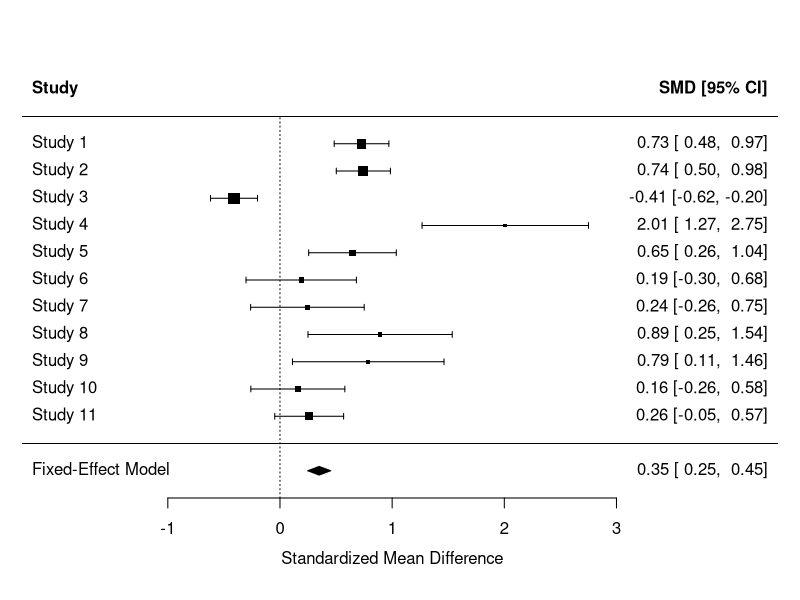
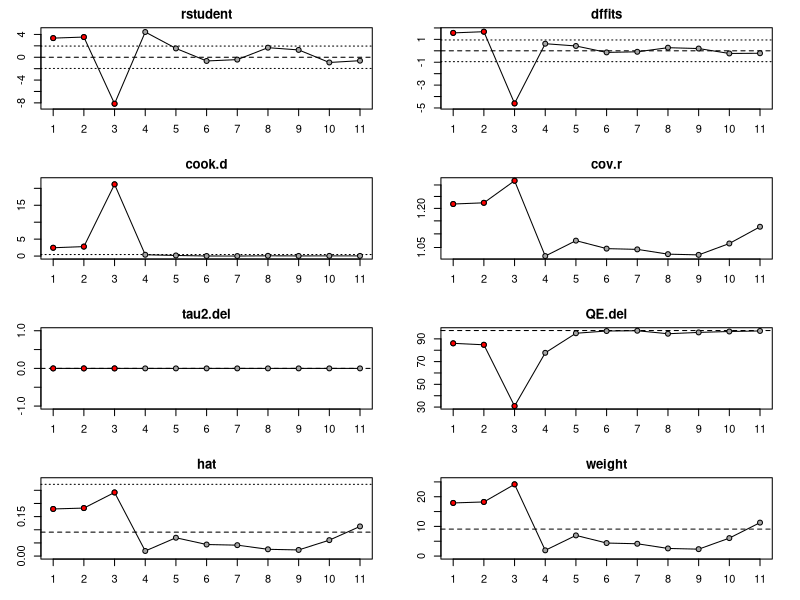
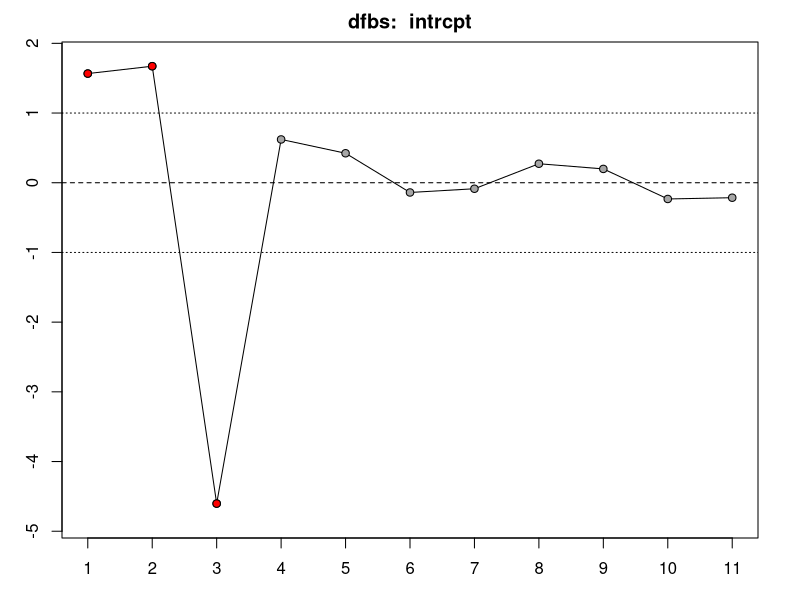
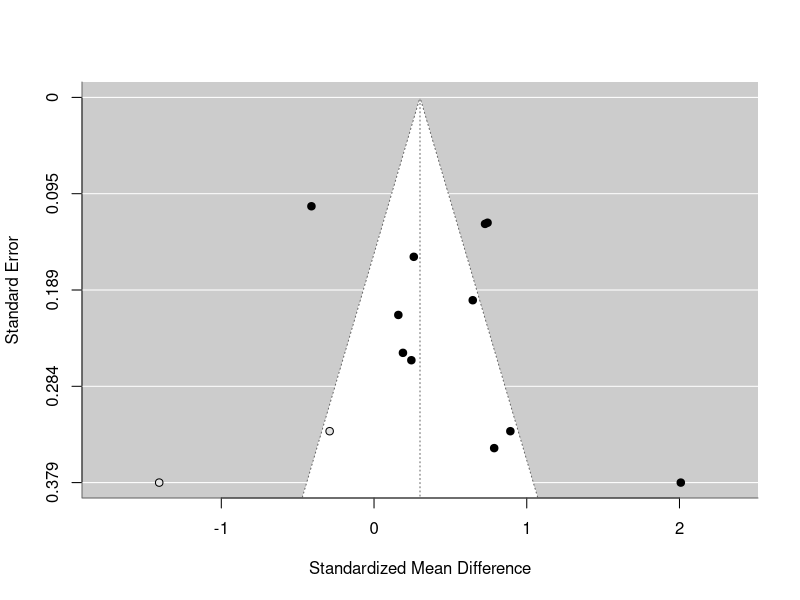
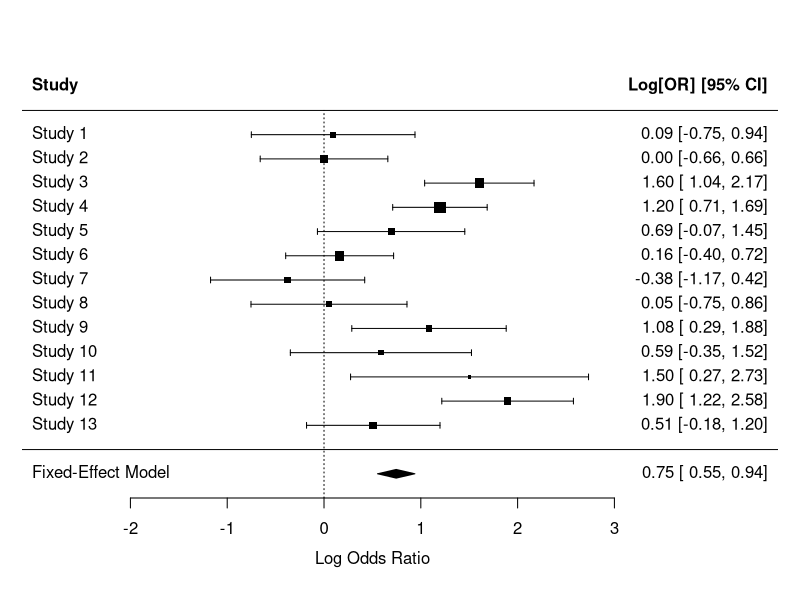
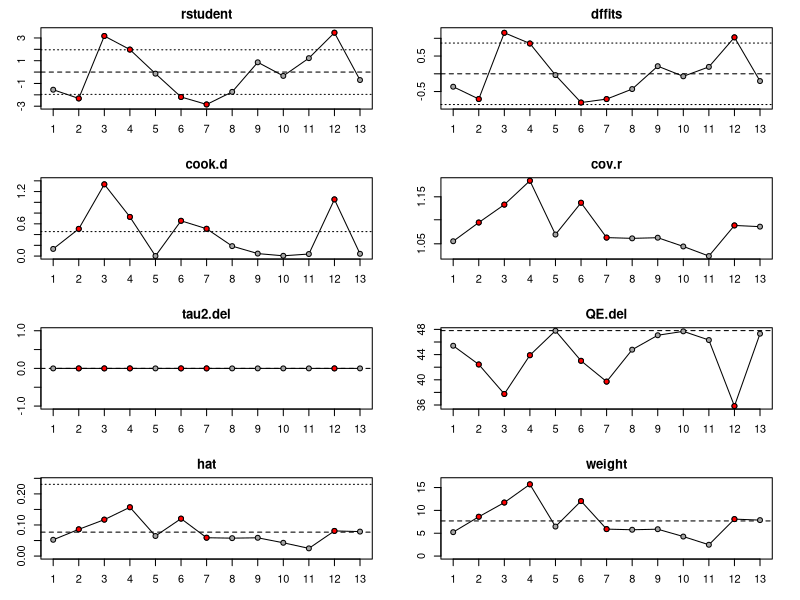
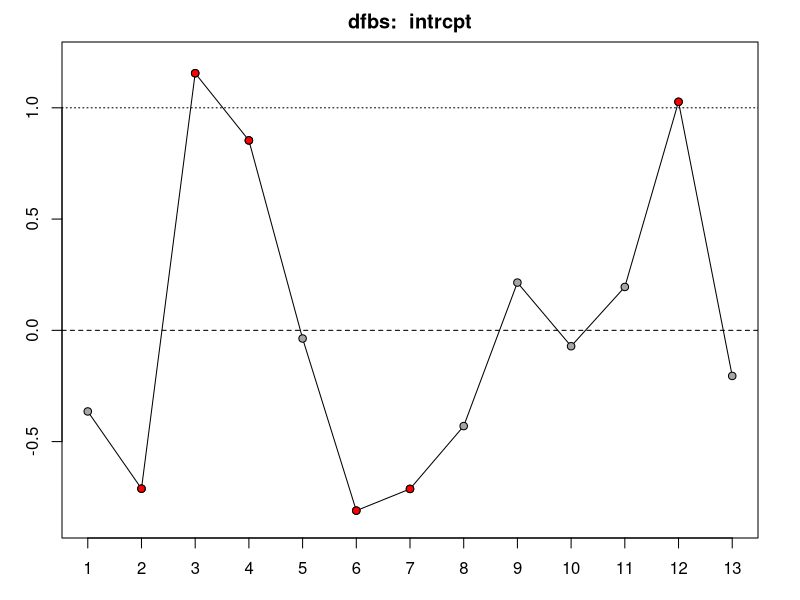
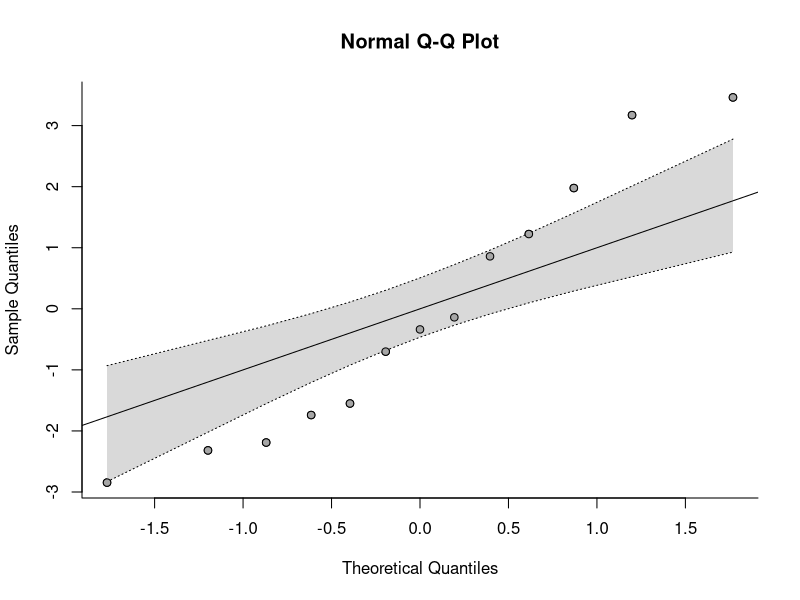

Here is the R script that generated these plots, in order:
#############################################################
# Example of standardized mean differences
#
# Adapted from:
#    http://www.deeplytrivial.com/search?q=meta-analysis
#
# Tutorial:
#   https://www.youtube.com/watch?v=O6qDlov5-Is
#
#############################################################

######################
# Load library
######################
library(metafor)

###########################################
# Look at standardised mean differences
###########################################
smd_meta<-data.frame(
   id = c("005","005","029","031","038","041","041","058","058","067","067"),
    study = c(1,2,3,1,1,1,2,1,2,1,2),
    author_year = c("Ruva 2007","Ruva 2007","Chrzanowski 2006","Studebaker 2000",
                  "Ruva 2008","Bradshaw 2007","Bradshaw 2007","Wilson 1998",
                  "Wilson 1998","Locatelli 2011","Locatelli 2011"),
    n1 = c(138,140,144,21,54,78,92,31,29,90,181),
    n2 = c(138,142,234,21,52,20,18,15,13,29,53),
    m1 = c(5.29,5.05,1.97,5.95,5.07,6.22,5.47,6.13,5.69,4.81,4.83),
    m2 = c(4.08,3.89,2.45,3.67,3.96,5.75,4.89,3.80,3.61,4.61,4.51),
    sd1 = c(1.65,1.50,1.08,1.02,1.65,2.53,2.31,2.51,2.51,1.20,1.19),
    sd2 = c(1.67,1.61,1.22,1.20,1.76,2.17,2.59,2.68,2.78,1.39,1.34)
)

smd_meta <- escalc(measure="SMD", m1i=m1, m2i=m2, sd1i=sd1, sd2i=sd2, n1i=n1, n2i=n2,
                   data=smd_meta)

head(smd_meta)


###########################################
# Look at odds ratios
###########################################

or_meta<-data.frame(
  id = c("001","003","005","005","011","016","025","025","035","039","045","064","064"),
  study = c(1,5,1,2,1,1,1,2,1,1,1,1,2),
  author_year = c("Bruschke 1999","Finkelstein 1995","Ruva 2007","Ruva 2007",
                  "Freedman 1996","Keelen 1979","Davis 1986","Davis 1986",
                  "Padawer-Singer 1974","Eimermann 1971","Jacquin 2001",
                  "Ruva 2006","Ruva 2006"),
  tg = c(58,26,67,90,36,37,17,17,47,15,133,68,53),
  cg = c(49,39,22,50,12,33,19,17,33,11,207,29,44),
  tn = c(72,60,138,140,99,120,60,55,60,40,136,87,74),
  cn = c(62,90,138,142,54,120,52,57,60,44,228,83,73)
)

or_meta <- escalc(measure="OR", ai=tg, bi=(tn-tg), ci=cg, di=(cn-cg), data=or_meta)

head(or_meta)


# There are two overall methods of meta-analysis - 
# fixed effects and random effects.
# Fixed effects means that you suspect there is only
# one underlying effect size that your studies are trying to estimate.
# You can access this by setting method="FE" (for fixed effects) in the rma function.

smd.rma<-rma(yi,vi,method="FE",data=smd_meta)
summary(smd.rma)

# we'll look at the Model Results, which includes the estimate (the overall effect size).
smd.rma$beta

# The overall Cohen's d for this set of studies is 0.349, a moderate effect.
# In plain English, the average guilt rating among people who saw pretrial
# publicity is about 0.349 standard deviations higher than people in the control group. 
# There's an associated Z-value and p-value, which tests whether that metric is significantly different from 0.

options(scipen=999)
smd.rma$zval
smd.rma$pval

# The Z-test confirms that this value is significantly different from 0.
# I'll go into conducting a random effects model (and how to tell if you should) on Sunday.

# forest plot
metafor::forest.rma(x = smd.rma)

# test residuals
rstudent(model = smd.rma)
#metafor::rstudent(smd.rma)

inf <- influence(model = smd.rma)
inf
plot(inf, plotdfb=TRUE)

# cross validation (leave 1 one out)
# res <- rma(yi, vi, data = dat)
leave1out(smd.rma, transf = exp, digits = 3)

# Q-Q plots
# qqplot(smd.rma, main="Random effects model")

# regtest
regtest(x = smd.rma, model = "lm")

# funnel plot
rtf <- trimfill(x = smd.rma)
rtf
funnel(x = rtf)




####################################
# Now, let's run the meta-analysis 
# for the log odds ratio dataset.
####################################
or.rma<-rma(yi,vi,method="FE",data=or_meta)
summary(or.rma)

or.rma$beta
or.rma$zval
or.rma$pval

# Our estimated log odds ratio for this dataset is 0.7456, which is significantly different from 0.
# This number is difficult to interpret in isolation, so we want to convert it back to odds ratio, 
# which is easier to interpret.

exp(or.rma$beta)

cat("Overall, people who saw pretrial publicity were over 2 times as likely to convict as people in the control group.")

########################
# Confidence intervals
#   for I^2, tau
########################
# Works with random-effects rma() model
# confint(object = or.rma)

#########################
# forest plot
#########################
metafor::forest.rma(x = or.rma)

# test residuals
rstudent(model = or.rma)
#metafor::rstudent(smd.rma)

inf <- influence(model = or.rma)
inf
plot(inf, plotdfb=TRUE)

# cross validation (leave 1 one out)
# res <- rma(yi, vi, data = dat)
leave1out(or.rma, transf = exp, digits = 3)

# Q-Q plots
# qqplot(smd.rma, main="Random effects model")
metafor::qqnorm.rma.uni(y = or.rma)

# regtest
metafor::regtest(x = or.rma, model = "lm")

# funnel plot
rtf <- trimfill(x = or.rma)
rtf
funnel(x = rtf)




##############################
# Model with random-effects
##############################
or_rma <- metafor::rma(yi = yi, vi = vi, method = "REML", data = or_meta) 
# mods = moderators
# for example metafor::rma(yi ~ vi + age + gender, vi, method = "REML", data = or_meta)

# NOTE: other options are metafor::rma.glmm()

summary(or_rma)

##############################
# Confidence intervals
##############################
metafor::confint.rma.uni(object = or_rma)

##############################
# Forest plot
##############################
metafor::forest.rma(x = or_rma)
